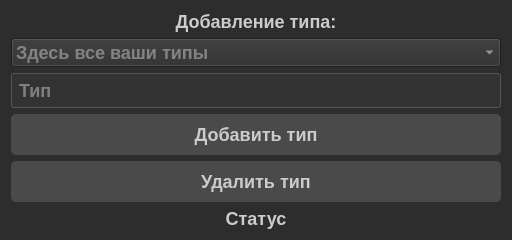
<?xml version="1.0" encoding="UTF-8"?>
<ui version="4.0">
 <class>Form</class>
 <widget class="QWidget" name="Form">
  <property name="geometry">
   <rect>
    <x>0</x>
    <y>0</y>
    <width>512</width>
    <height>235</height>
   </rect>
  </property>
  <property name="windowTitle">
   <string>Добавление типа</string>
  </property>
  <property name="styleSheet">
   <string notr="true">/* Общие стили */
QWidget {
    background-color: #2d2d2d;
    color: #cccccc;
    font-family: Arial, sans-serif;
    font-size: 18px;
    font-weight: bold;
}

/* Заголовки */
QLabel#headerLabel {
    font-size: 32px;
    font-weight: bold;
    color: #66ccff;
}

/* Кнопки */
QPushButton {
    background-color: #4a4a4a;
    color: #cccccc;
    border: none;
    padding: 10px 20px;
    font-size: 18px;
    font-weight: bold;
    border-radius: 5px;
}

QPushButton:hover {
    background-color: #666666;
}

QPushButton:pressed {
    background-color: #333333;
}

/* Поля ввода */
QLineEdit, QTextEdit, QSpinBox, QDoubleSpinBox, QDateEdit {
    background-color: #333333;
    border: 1px solid #555555;
    padding: 5px;
    border-radius: 3px;
    color: #cccccc;
    font-size: 18px;
    font-weight: bold;
}

QLineEdit:focus, QTextEdit:focus, QSpinBox:focus, QDoubleSpinBox:focus, QDateEdit:focus {
    border-color: #66ccff;
    outline: none;
}

/* Таблицы */
QTableView {
    background-color: #333333;
    border: 1px solid #555555;
    gridline-color: #555555;
    color: #cccccc;
    font-size: 18px;
    font-weight: bold;
}

QTableView::item {
    padding: 5px;
}

QTableView::item:selected {
    background-color: #66ccff;
    color: #2d2d2d;
}

/* Меню */
QMenuBar {
    background-color: #2d2d2d;
    color: #cccccc;
    border-bottom: 1px solid #555555;
    font-size: 18px;
    font-weight: bold;
}

QMenuBar::item {
    padding: 5px 10px;
}

QMenuBar::item:selected {
    background-color: #66ccff;
    color: #2d2d2d;
}

QMenu {
    background-color: #333333;
    border: 1px solid #555555;
    color: #cccccc;
    font-size: 18px;
    font-weight: bold;
}

QMenu::item {
    padding: 5px 20px;
}

QMenu::item:selected {
    background-color: #66ccff;
    color: #2d2d2d
}</string>
  </property>
  <layout class="QVBoxLayout" name="verticalLayout">
   <item>
    <widget class="QLabel" name="label_2">
     <property name="text">
      <string>Добавление типа:</string>
     </property>
     <property name="alignment">
      <set>Qt::AlignCenter</set>
     </property>
    </widget>
   </item>
   <item>
    <widget class="QComboBox" name="all_types_comboBox">
     <property name="placeholderText">
      <string>Здесь все ваши типы</string>
     </property>
    </widget>
   </item>
   <item>
    <widget class="QLineEdit" name="status_text_lineEdit">
     <property name="placeholderText">
      <string>Тип</string>
     </property>
    </widget>
   </item>
   <item>
    <widget class="QPushButton" name="add_type_pushButton">
     <property name="text">
      <string>Добавить тип</string>
     </property>
    </widget>
   </item>
   <item>
    <widget class="QPushButton" name="delete_pushButton">
     <property name="text">
      <string>Удалить тип</string>
     </property>
    </widget>
   </item>
   <item>
    <widget class="QLabel" name="status_label">
     <property name="text">
      <string>Статус</string>
     </property>
     <property name="alignment">
      <set>Qt::AlignCenter</set>
     </property>
    </widget>
   </item>
  </layout>
 </widget>
 <resources/>
 <connections/>
</ui>
